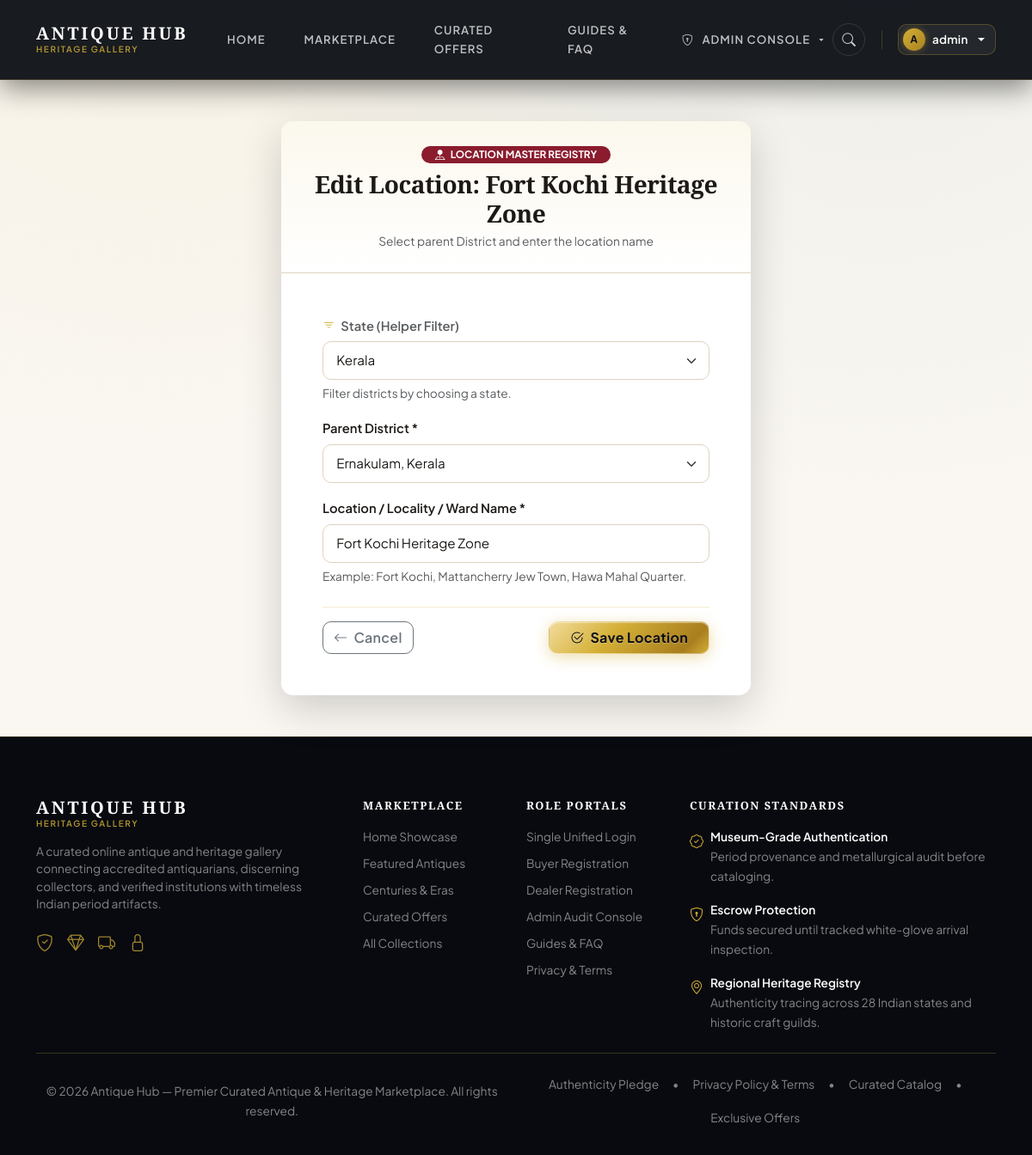
Screenshot of /locations/1/edit/ (signed in) with the database file from the repository.
### locations/models.py (models this page shows, shortened)
class State(models.Model):
    stateid = models.AutoField(primary_key=True)
    state = models.CharField(max_length=100, unique=True, verbose_name="State Name")
    class Meta:
        db_table = 'state'
        ordering = ['state']
        verbose_name = 'State'
        verbose_name_plural = 'States'
    def __str__(self):
        return self.state

class Location(models.Model):
    locid = models.AutoField(primary_key=True)
    locname = models.CharField(max_length=150, verbose_name="Location Name")
    district = models.ForeignKey(
        District,
        on_delete=models.CASCADE,
        related_name='locations',
        verbose_name="District"
    )
    class Meta:
        db_table = 'location'
        ordering = ['district__dist', 'locname']
        unique_together = ('district', 'locname')
        verbose_name = 'Location'
        verbose_name_plural = 'Locations'

### locations/views.py (the view)
# urls.py: path('<int:loc_id>/edit/', views.location_edit, name='location_edit'),
@admin_required
def location_edit(request, loc_id):
    location = get_object_or_404(Location, locid=loc_id)
    if request.method == 'POST':
        form = LocationForm(request.POST, instance=location)
        if form.is_valid():
            location = form.save()
            messages.success(request, f"Location '{location.locname}' updated successfully.")
            return redirect('locations:location_list')
        else:
            messages.error(request, "Failed to update location. Please check the errors below.")
    else:
        form = LocationForm(instance=location)
    return render(request, 'locations/location_form.html', {
        'form': form,
        'location': location,
        'action_title': f"Edit Location: {location.locname}",
        'page_title': f"Edit Location: {location.locname} | Admin",
    })

### community/context_processors.py (called while the page is built)
def watchlist_context(request):
    if hasattr(request, 'user') and request.user.is_authenticated:
        try:
            ids = list(WatchListed.objects.filter(user=request.user).values_list('item_id', flat=True))
            return {
                'user_watchlist_ids': set(ids),
                'watchlist_count': len(ids),
            }
        except Exception:
            return {
                'user_watchlist_ids': set(),
                'watchlist_count': 0,
            }
    return {
        'user_watchlist_ids': set(),
        'watchlist_count': 0,
    }

### locations/models.py (called while the page is built)
    def __str__(self):
        return f"{self.dist}, {self.state.state}"

### templates/locations/location_form.html (shortened to what this page needs)
{% extends 'base.html' %}
{% load static %}
{% block content %}
<div class="container py-5">
    <div class="row justify-content-center">
        <div class="col-lg-6 col-md-8">
            <div class="card card-antique shadow-lg border-0">
                <div class="card-antique-header text-center py-4">
                    <span class="badge bg-danger mb-2 px-3 py-1 text-uppercase fw-bold">
                        <i class="bi bi-pin-map-fill me-1"></i> Location Master Registry
                    </span>
                    <h3 class="font-serif mb-1">{{ action_title }}</h3>
                    <p class="text-muted small mb-0">Select parent District and enter the location name</p>
                </div>
                <div class="card-body p-4 p-md-5">
                    <form method="post" novalidate id="locationForm">
                        <div class="mb-3">
                            <label class="form-label fw-semibold small text-muted">
                                <i class="bi bi-filter me-1 text-warning"></i> State (Helper Filter)
                            </label>
                            {{ form.state }}
                            <div class="form-text small text-muted">Filter districts by choosing a state.</div>
                        </div>
                        <div class="mb-3">
                            <label class="form-label fw-semibold small">Parent District *</label>
                            {{ form.district }}
                        </div>
                        <div class="mb-4">
                            <label class="form-label fw-semibold small">Location / Locality / Ward Name *</label>
                            {{ form.locname }}
                            <div class="form-text small text-muted">Example: Fort Kochi, Mattancherry Jew Town, Hawa Mahal Quarter.</div>
                        </div>
                        <div class="d-flex justify-content-between align-items-center pt-3 border-top">
                            <a href="{% url 'locations:location_list' %}" class="btn btn-outline-secondary">
                                <i class="bi bi-arrow-left me-1"></i> Cancel
                            </a>
                            <button type="submit" class="btn btn-antique-gold px-4" id="saveLocationBtn">
                                <i class="bi bi-check2-circle me-1"></i> Save Location
                            </button>
                        </div>
                    </form>
                </div>
            </div>
        </div>
    </div>
</div>
{% endblock %}

### templates/base.html (shortened to what this page needs)
{% load static %}
<!DOCTYPE html>
<html lang="en">
<head>
    <link href="https://cdn.jsdelivr.net/npm/bootstrap@5.3.3/dist/css/bootstrap.min.css" rel="stylesheet"
>
    <link rel="stylesheet" href="https://cdn.jsdelivr.net/npm/bootstrap-icons@1.11.3/font/bootstrap-icons.min.css">
    <link rel="stylesheet" href="{% static 'css/antique-theme.css' %}">
</head>
<body>
    <nav class="navbar navbar-expand-lg navbar-antique sticky-top" id="mainNavbar">
        <div class="container">
            <a class="navbar-brand" href="{% url 'accounts:home' %}" id="brandLogo">
                <div class="brand-text-block">
                    <span class="brand-title-minimal">ANTIQUE HUB</span>
                    <span class="brand-subtitle-minimal">Heritage Gallery</span>
                </div>
            </a>
            <div class="collapse navbar-collapse" id="navbarContent">
                <ul class="navbar-nav mx-auto mb-2 mb-lg-0 gap-lg-4 gap-2">
                    <li class="nav-item">
                        <a class="nav-link {% if request.path == '/' %}active{% endif %}"
                            href="{% url 'accounts:home' %}" id="navHome">
                            Home
                        </a>
                    </li>
                    <li class="nav-item">
                        <a class="nav-link {% if '/catalog/' in request.path and '/items/' not in request.path %}active{% endif %}"
                            href="{% url 'catalog:item_list' %}" id="navCatalog">
                            Marketplace
                        </a>
                    </li>
                    <li class="nav-item">
                        <a class="nav-link {% if '/inventory/discounts/' in request.path %}active{% endif %}"
                            href="{% url 'inventory:discount_search' %}" id="navDiscounts">
                            Curated Offers
                        </a>
                    </li>
                    <li class="nav-item">
                        <a class="nav-link {% if '/faq/' in request.path or '/privacy-policy/' in request.path %}active{% endif %}"
                            href="{% url 'community:faq_view' %}" id="navFaq">
                            Guides &amp; FAQ
                        </a>
                    </li>
                    {% if user.is_authenticated %}
                    {% if user.is_superuser or user.is_staff or user.userprofile.role.role|lower == 'admin' %}
                    <li class="nav-item dropdown">
                        <a class="nav-link dropdown-toggle text-accent-gold" href="#" role="button"
                            data-bs-toggle="dropdown" id="adminDropdown">
                            <i class="bi bi-shield-lock me-1"></i> Admin Console
                        </a>
                    </li>
                    {% endif %}
                    {% endif %}
                </ul>
                <div class="nav-actions-group">
                    <a href="{% url 'catalog:item_list' %}" class="btn-nav-icon" title="Search Rare Antiques (Ctrl+K)"
                        id="navSearchTrigger" aria-label="Search Antiques">
                        <i class="bi bi-search"></i>
                    </a>
                    {% if user.is_authenticated %}
                    <div class="dropdown">
                        <button class="btn btn-sm btn-nav-user dropdown-toggle d-flex align-items-center gap-2"
                            type="button" data-bs-toggle="dropdown" id="userMenuDropdown">
                            <span class="user-avatar-crest">{{ user.username|slice:":1"|upper }}</span>
                            <span class="d-none d-md-inline fw-semibold text-white">{{ user.username }}</span>
                        </button>
                    </div>
                    {% endif %}
                </div>
            </div>
        </div>
    </nav>
    <main class="" id="mainContentBlock">
        {% block content %}
        {% endblock %}
    </main>
    <footer class="footer-antique mt-auto" id="mainFooter">
        <div class="container">
            <div class="row g-4">
                <div class="col-lg-4 col-md-6">
                    <div class="d-flex align-items-center gap-2 mb-3">
                        <div class="brand-text-block">
                            <span class="brand-title-minimal">ANTIQUE HUB</span>
                            <span class="brand-subtitle-minimal">Heritage Gallery</span>
                        </div>
                    </div>
                    <p class="text-white-50 small pe-lg-4 lh-base">
                        A curated online antique and heritage gallery connecting accredited antiquarians, discerning
                        collectors, and verified institutions with timeless Indian period artifacts.
                    </p>
                    <div class="d-flex gap-3 text-accent-gold fs-5 opacity-75">
                        <i class="bi bi-shield-check" title="Certified Authenticity"></i>
                        <i class="bi bi-gem" title="Imperial Curations"></i>
                        <i class="bi bi-truck" title="Tracked Heritage Shipping"></i>
                        <i class="bi bi-lock" title="Escrow Protected"></i>
                    </div>
                </div>
                <div class="col-lg-2 col-md-6 col-6">
                    <h6 class="text-uppercase text-white letter-spacing-1 small mb-3">Marketplace</h6>
                    <ul class="list-unstyled small">
                        <li class="mb-2"><a href="{% url 'accounts:home' %}" class="text-white-50 hover-gold">Home
                                Showcase</a></li>
                        <li class="mb-2"><a href="{% url 'catalog:item_list' %}"
                                class="text-white-50 hover-gold">Featured Antiques</a></li>
                        <li class="mb-2"><a href="{% url 'catalog:item_list' %}?sort=oldest"
                                class="text-white-50 hover-gold">Centuries &amp; Eras</a></li>
                        <li class="mb-2"><a href="{% url 'inventory:discount_search' %}"
                                class="text-white-50 hover-gold">Curated Offers</a></li>
                        <li class="mb-2"><a href="{% url 'catalog:item_list' %}" class="text-white-50 hover-gold">All
                                Collections</a></li>
                    </ul>
                </div>
                <div class="col-lg-2 col-md-6 col-6">
                    <h6 class="text-uppercase text-white letter-spacing-1 small mb-3">Role Portals</h6>
                    <ul class="list-unstyled small">
                        <li class="mb-2"><a href="{% url 'accounts:login' %}" class="text-white-50 hover-gold">Single
                                Unified Login</a></li>
                        <li class="mb-2"><a href="{% url 'accounts:buyer_register' %}"
                                class="text-white-50 hover-gold">Buyer Registration</a></li>
                        <li class="mb-2"><a href="{% url 'accounts:seller_register' %}"
                                class="text-white-50 hover-gold">Dealer Registration</a></li>
                        <li class="mb-2"><a href="{% url 'accounts:admin_seller_list' %}"
                                class="text-white-50 hover-gold">Admin Audit Console</a></li>
                        <li class="mb-2"><a href="{% url 'community:faq_view' %}"
                                class="text-white-50 hover-gold">Guides &amp; FAQ</a></li>
                        <li class="mb-2"><a href="{% url 'community:privacy_policy' %}"
                                class="text-white-50 hover-gold">Privacy &amp; Terms</a></li>
                    </ul>
                </div>
                <div class="col-lg-4 col-md-6">
                    <h6 class="text-uppercase text-white letter-spacing-1 small mb-3">Curation Standards</h6>
                    <div class="d-flex flex-column gap-3 small text-white-50">
                        <div class="d-flex align-items-start gap-2">
                            <i class="bi bi-patch-check text-accent-gold fs-6 flex-shrink-0 mt-1"></i>
                            <div>
                                <span class="text-white fw-semibold d-block">Museum-Grade Authentication</span>
                                <span>Period provenance and metallurgical audit before cataloging.</span>
                            </div>
                        </div>
                        <div class="d-flex align-items-start gap-2">
                            <i class="bi bi-shield-lock text-accent-gold fs-6 flex-shrink-0 mt-1"></i>
                            <div>
                                <span class="text-white fw-semibold d-block">Escrow Protection</span>
                                <span>Funds secured until tracked white-glove arrival inspection.</span>
                            </div>
                        </div>
                        <div class="d-flex align-items-start gap-2">
                            <i class="bi bi-geo-alt text-accent-gold fs-6 flex-shrink-0 mt-1"></i>
                            <div>
                                <span class="text-white fw-semibold d-block">Regional Heritage Registry</span>
                                <span>Authenticity tracing across 28 Indian states and historic craft guilds.</span>
                            </div>
                        </div>
                    </div>
                </div>
            </div>
            <div class="footer-bottom text-center pt-4 border-top border-secondary border-opacity-25 mt-4">
                <div class="d-flex flex-column flex-md-row justify-content-between align-items-center gap-2">
                    <p class="mb-0 text-white-50 small">&copy; {% now "Y" %} Antique Hub &mdash; Premier Curated Antique
                        &amp; Heritage Marketplace. All rights reserved.</p>
                    <div class="d-flex gap-3 small text-white-50 flex-wrap justify-content-center">
                        <a href="{% url 'community:faq_view' %}"
                            class="text-white-50 text-decoration-none hover-gold">Authenticity Pledge</a>
                        <span>&bull;</span>
                        <a href="{% url 'community:privacy_policy' %}"
                            class="text-white-50 text-decoration-none hover-gold">Privacy Policy &amp; Terms</a>
                        <span>&bull;</span>
                        <a href="{% url 'catalog:item_list' %}"
                            class="text-white-50 text-decoration-none hover-gold">Curated Catalog</a>
                        <span>&bull;</span>
                        <a href="{% url 'inventory:discount_search' %}"
                            class="text-white-50 text-decoration-none hover-gold">Exclusive Offers</a>
                    </div>
                </div>
            </div>
        </div>
    </footer>
</body>
</html>

### rows the page displays
State: state "Kerala"
Location: district "Ernakulam, Kerala", locname "Fort Kochi Heritage Zone"

### other values shown
{{ user.username|slice:":1"|upper }} "A"
{{ user.username }} "admin"
{{ action_title }} "Edit Location: Fort Kochi Heritage Zone"
